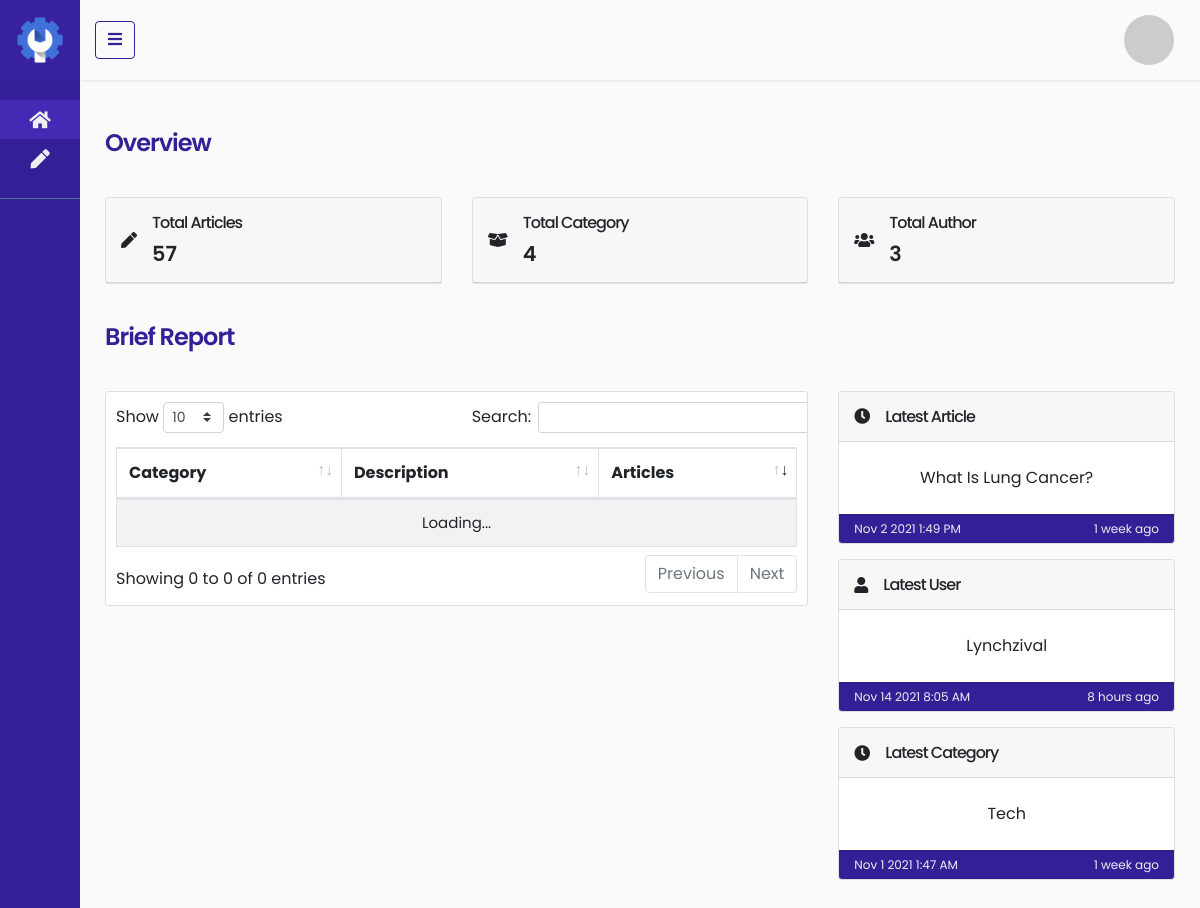
The page /dash/auth/ (signed in) on the database its author committed.
### tables this page shows
CREATE TABLE `article` (
  `id` bigint(20) UNSIGNED NOT NULL,
  `title` varchar(255) NOT NULL,
  `slug` varchar(255) NOT NULL,
  `content` text NOT NULL,
  `pins` tinyint(1) NOT NULL DEFAULT 0,
  `view` bigint(20) NOT NULL DEFAULT 0,
  `cover` varchar(255) NOT NULL DEFAULT 'no_thum_cover.jpg',
  `status` tinyint(1) NOT NULL DEFAULT 1,
  `user_id` bigint(20) UNSIGNED NOT NULL,
  `category_id` bigint(20) UNSIGNED NOT NULL,
  `created_at` timestamp NULL DEFAULT NULL,
  `updated_at` timestamp NULL DEFAULT NULL
);

CREATE TABLE `users` (
  `id` bigint(20) UNSIGNED NOT NULL,
  `name` varchar(255) NOT NULL,
  `email` varchar(255) NOT NULL,
  `email_verified_at` timestamp NULL DEFAULT NULL,
  `email_verified_token` varchar(100) DEFAULT NULL,
  `email_verified_status` tinyint(1) NOT NULL DEFAULT 0,
  `password` varchar(255) NOT NULL,
  `role` int(11) NOT NULL DEFAULT 1,
  `profile_img` varchar(255) NOT NULL DEFAULT 'nothum.jpg',
  `remember_token` varchar(100) DEFAULT NULL,
  `created_at` timestamp NULL DEFAULT NULL,
  `updated_at` timestamp NULL DEFAULT NULL,
  `status` tinyint(1) NOT NULL DEFAULT 0
);

CREATE TABLE `categories` (
  `id` bigint(20) UNSIGNED NOT NULL,
  `name` varchar(255) NOT NULL,
  `description` varchar(255) NOT NULL,
  `user_id` bigint(20) UNSIGNED NOT NULL,
  `created_at` timestamp NULL DEFAULT NULL,
  `updated_at` timestamp NULL DEFAULT NULL
);

### dash/auth/includes/function.php (called while the page is built, shortened)
<?php
function time_elapsed_str($datetime, $full = false) {
    $now = new DateTime;
    $ago = new DateTime($datetime);
    $diff = date_diff($now, $ago);
    $diff->w = floor($diff->d / 7);
    $diff->d -= $diff->w * 7;
    $string = array(
        'y' => 'year',
        'm' => 'month',
        'w' => 'week',
        'd' => 'day',
        'h' => 'hour',
        'i' => 'minute',
        's' => 'second',
    );
    foreach ($string as $k => &$v) {
        if ($diff->$k) {
            $v = $diff->$k . ' ' . $v . ($diff->$k > 1 ? 's' : '');
        } else {
            unset($string[$k]);
        }
    }
    if (!$full) $string = array_slice($string, 0, 1);
    return $string ? implode(', ', $string) . ' ago' : 'just now';
}
?>

### dash/auth/partials/_briefreport.php (the view)
<?php
require "includes/dbh.php";
$article = $db_conn -> query("SELECT * FROM article WHERE status = 1 ORDER BY id DESC;") -> fetch();
$user = $db_conn -> query("SELECT * FROM users WHERE role = 1 ORDER BY id DESC;") -> fetch();
$category = $db_conn -> query("SELECT * FROM categories ORDER BY id DESC;") -> fetch();
?>
<div class="row">
    <div class="col-12 col-lg-8">
        <div class="card">
            <div class="table-responsive">
                <table class="table table-striped table-bordered w-100" id="brief_table">
                    <thead>
                        <tr>
                            <th>Category</th>
                            <th>Description</th>
                            <th>Articles</th>
                        </tr>
                    </thead>
                </table>
            </div>
        </div>
    </div>
    <div class="col-12 col-lg-4">
        <div class="card">
            <div class="card-body">
                <div class="card-header">
                    <i class="fas fa-clock"></i>
                    <div class="card-info">
                        <h5>Latest Article</h5>
                    </div>
                </div>
                <div class="p-4 text-center">
                    <a class="text-capitalize" href="../../article.php?id=<?=$article['id']?>"><?= $article['title'] ?></a>
                </div>
                <div class="card-footer">
                    <span><?= date('M j Y g:i A', strtotime($article['created_at'])) ?></span>
                    <span style="float: right;"><?= time_elapsed_str($article['created_at']) ?></span>
                </div>
            </div>
        </div>
        <div class="card">
            <div class="card-body">
                <div class="card-header">
                    <i class="fas fa-user"></i>
                    <div class="card-info">
                        <h5>Latest User</h5>
                    </div>
                </div>
                <div class="p-4 text-center">
                    <span class="text-capitalize"><?= empty($user['name']) ? "NULL" : $user['name'] ?></span>
                </div>
                <div class="card-footer">
                    <span><?= empty($user['created_at']) ? "NULL" : date('M j Y g:i A', strtotime($user['created_at'])) ?></span>
                    <span style="float: right;"><?= empty($user['created_at']) ? "NULL" : time_elapsed_str($user['created_at']) ?></span>
                </div>
            </div>
        </div>
        <div class="card">
            <div class="card-body">
                <div class="card-header">
                    <i class="fas fa-clock"></i>
                    <div class="card-info">
                        <h5>Latest Category</h5>
                    </div>
                </div>
                <div class="p-4 text-center">
                    <a class="text-capitalize"><?= $category['name'] ?></a>
                </div>
                <div class="card-footer">
                    <span><?= date('M j Y g:i A', strtotime($category['created_at'])) ?></span>
                    <span style="float: right;"><?= time_elapsed_str($category['created_at']) ?></span>
                </div>
            </div>
        </div>
    </div>
</div>

### dash/auth/css/style.css (style rules this page uses)
body { font-family: 'Poppins', sans-serif; background: #fafafa; overflow-y: scroll; }
a, a:hover, a:focus { color: inherit; text-decoration: none; transition: all 0.3s; }
.main-content .card { margin: 15px 0; }
.main-content .card-body { padding: 0; }
.main-content .card-header { display: flex; align-items: center; padding: 15px; }
.main-content .card-info { margin-left: 15px; }
.main-content .card-info h5 { font-size: 1rem; letter-spacing: -1px; margin: 0; }
.main-content .card-footer { padding: 5px 15px; font-size: 12px; background: #341F97; color: #ecf0f1; }

### rows shown on the page
article: title "What Is Lung Cancer?", created_at "Nov 2 2021 1:49 PM", created_at "1 week ago"
users: name "Lynchzival", created_at "Nov 14 2021 8:05 AM", created_at "8 hours ago"
categories: name "Tech", created_at "Nov 1 2021 1:47 AM", created_at "1 week ago"

### other values the page prints
$result['articles'] "57"
$result['categories'] "4"
$result['authors'] "3"
